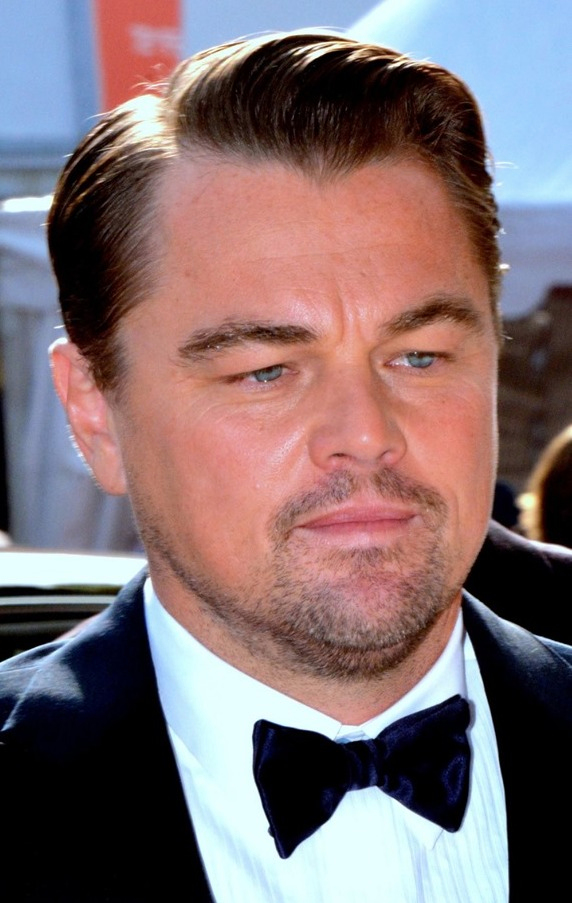
#> input picture inputs/leo.jpg, 572 x 903 px
$ python 13-edge.py
#> lines starting #> are read from the running program, lines starting #| are printed output that depends on the picture
#import the dependencies
import cv2
import numpy as np


image = cv2.imread('./inputs/leo.jpg')
#> image is the input picture: shape (903, 572, 3); mean B, G, R 113.8, 111, 130
image= cv2.cvtColor(image, cv2.COLOR_BGR2GRAY)
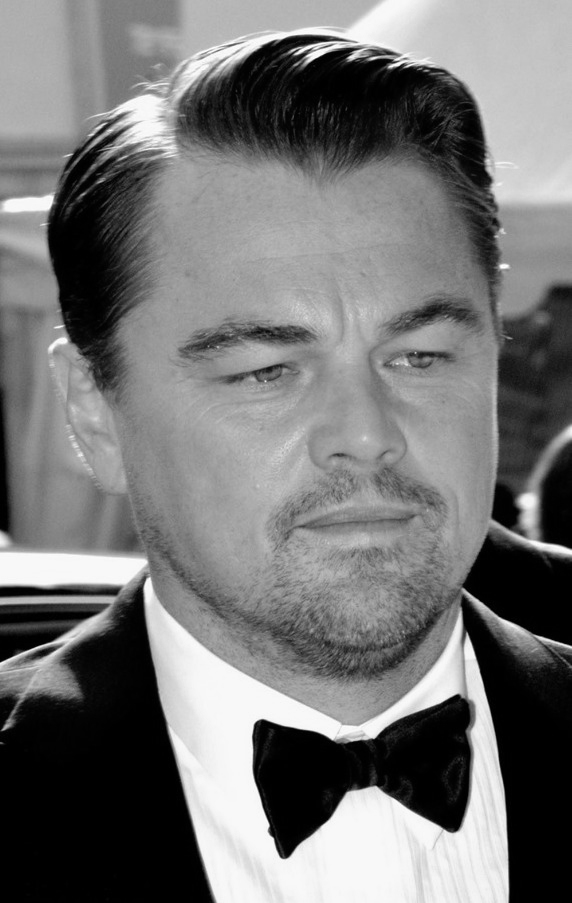
#> image: shape (903, 572); min 0, max 255, mean 117

# performing the edge detetcion
gradients_sobelx = cv2.Sobel(image, -1, 1, 0)
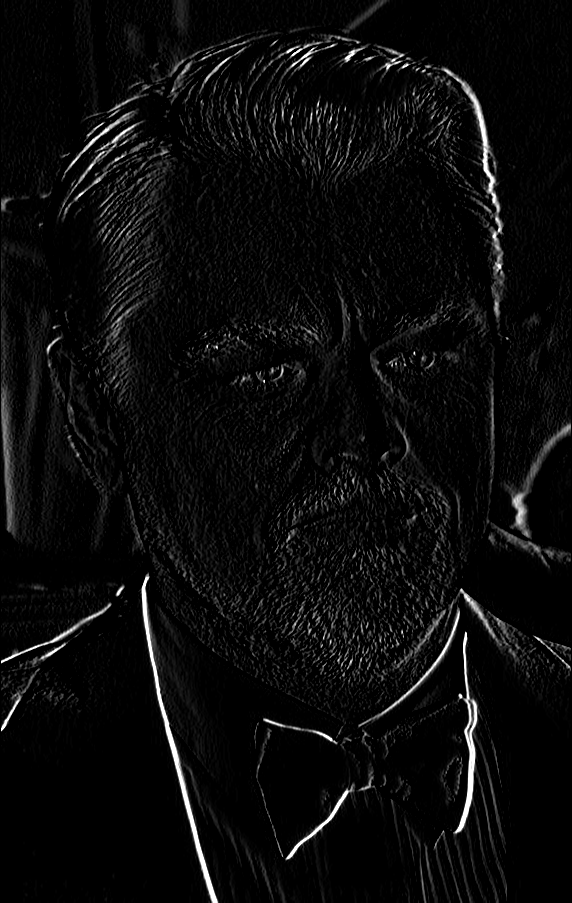
#> gradients_sobelx: shape (903, 572); min 0, max 255, mean 11.2
gradients_sobely = cv2.Sobel(image, -1, 0, 1)
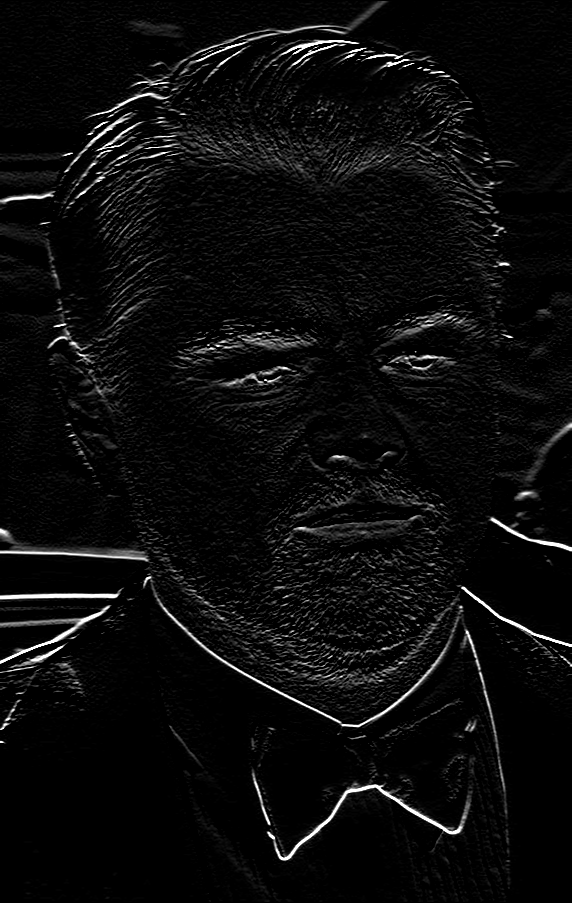
#> gradients_sobely: shape (903, 572); min 0, max 255, mean 11.5
gradients_sobelxy = cv2.addWeighted(gradients_sobelx, 0.5, gradients_sobely, 0.5, 0)
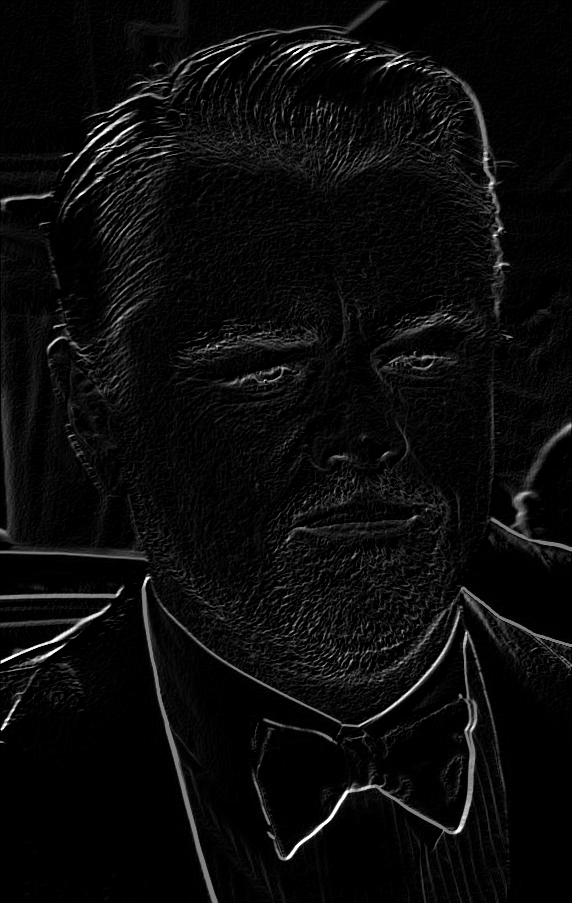
#> gradients_sobelxy: shape (903, 572); min 0, max 255, mean 11.3

gradients_laplacian = cv2.Laplacian(image, -1)
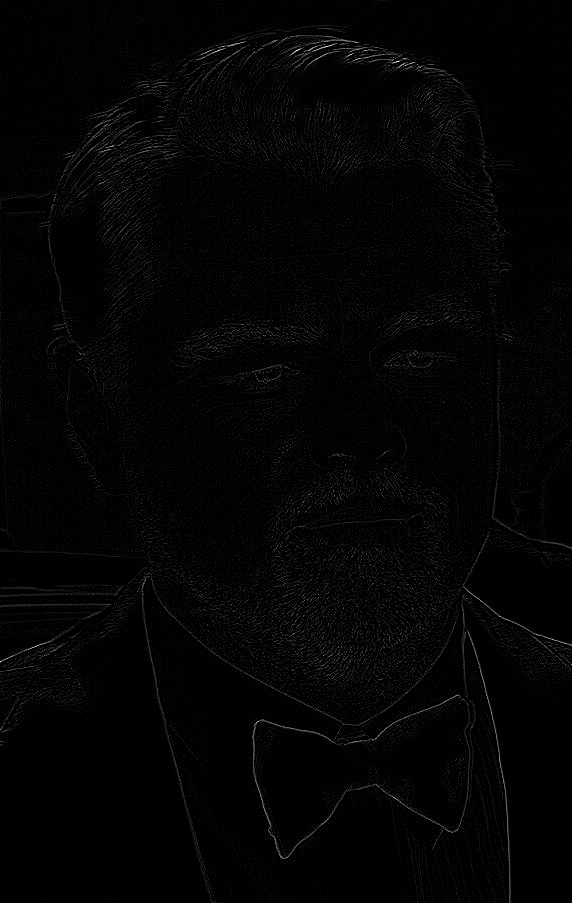
#> gradients_laplacian: shape (903, 572); min 0, max 251, mean 3.8

canny_output = cv2.Canny(image, 80, 150)
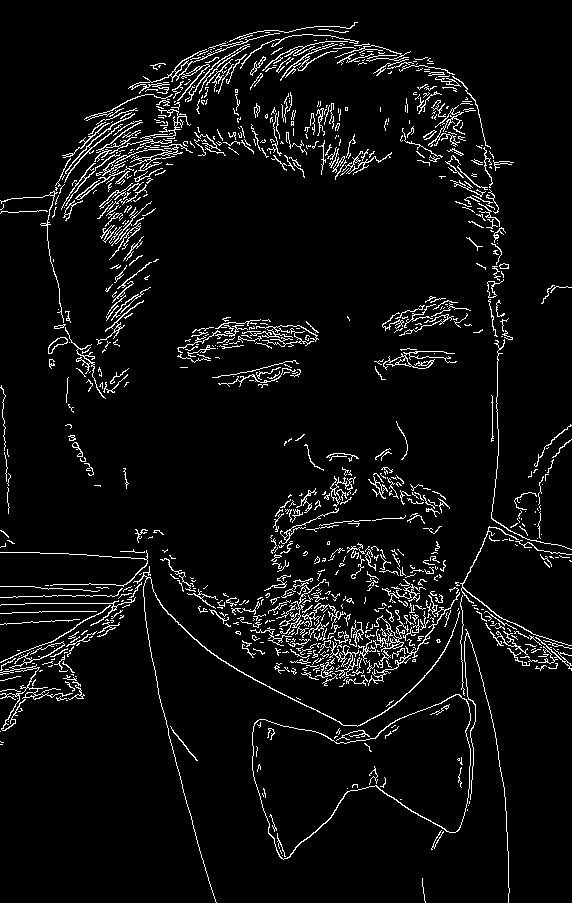
#> canny_output: shape (903, 572); 5.6% white in thin lines or dots

cv2.imshow('Sobel x', gradients_sobelx)
cv2.imshow('Sobel y', gradients_sobely)
cv2.imshow('Sobel X+y', gradients_sobelxy)
cv2.imshow('laplacian', gradients_laplacian)
cv2.imshow('Canny', canny_output)
cv2.waitKey()

$ run again, with inputs/coins.jpg copied over inputs/leo.jpg
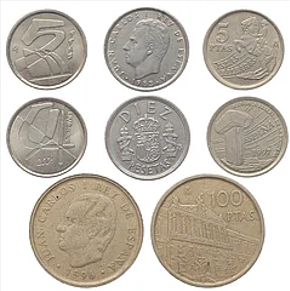
#> input picture inputs/coins.jpg, 290 x 291 px
#> image is the input picture: shape (291, 290, 3); mean B, G, R 179, 189.2, 196.1
#> image: shape (291, 290)
#> `gradients_laplacian = cv2.Laplacian(image, -1)`:
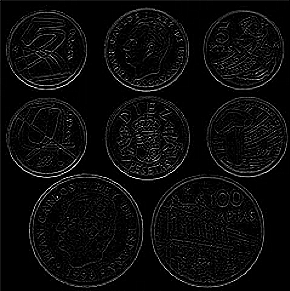
#> gradients_laplacian: shape (291, 290); min 0, max 255, mean 11.9
#> `canny_output = cv2.Canny(image, 80, 150)`:
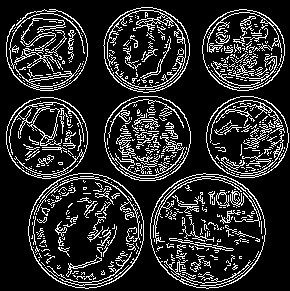
#> canny_output: shape (291, 290); 16.5% white in thin lines or dots
